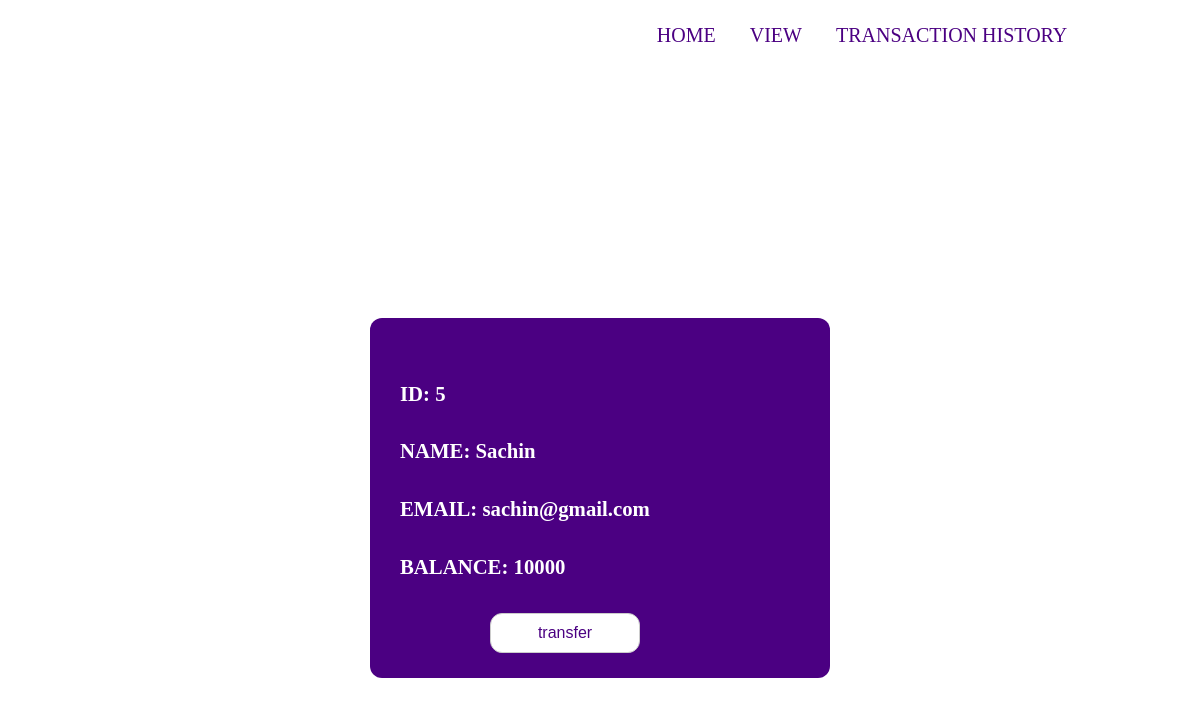
The page /viewdetailnew.php?id=5 on the database its author committed.
### tables this page shows
CREATE TABLE `views` (
  `id` int(11) NOT NULL,
  `name` char(25) DEFAULT NULL,
  `email` varchar(25) DEFAULT NULL,
  `balance` int(11) DEFAULT NULL
);

### viewdetailnew.php (the view, shortened to what this page needs)
<html>
<head>
</head>
<body>
<?php
	include 'conn.php';
?>
	<div class="container1">
		<div class="navbar">
			<nav>
				<ul id="menulist">
					<li><a href="index.php">HOME</a></li>
					<li><a href="viewnew.php">VIEW</a></li>
					<li><a href="">TRANSACTION HISTORY</a></li>
				</ul>
			</nav>
		</div>
	</div>
<?php
		$id = $_GET['id'];
		$query = "SELECT * FROM views where id='$id' ";
		$query_run = mysqli_query($conn,$query);
		if(mysqli_num_rows($query_run)>0){
			foreach($query_run as $row){
  echo '<div class="m1" >';
					echo '<h5> ID: '.$row['id'].' </h5>
					<h5> NAME: '.$row['name'].' </h5>
					<h5> EMAIL: '.$row['email'].' </h5>
					<h5> BALANCE: '.$row['balance'].' </h5>
				';
			}
		}
		else{
			echo "<h5>no record found</h5";
		}
?>
<td ><button  class="viewbtns"><a style='color:indigo; text-decoration: none;' href="transfer.php?name=<?php echo $row['name']; ?>"> transfer </a>  </button></td>
</body>
</html>

### viewdetailnew.php (style rules this page uses)
.navbar { width: 100%; display: flex; align-items: center; }
nav { flex: 1; text-align: right; }
nav ul li { list-style: none; display: inline-block; margin-right: 30px; }
nav ul li a { text-decoration: none; color: indigo; font-size: 20px; }
.container1 { width: 100%; min-height: 7.5vh; padding-left: 8%; padding-right: 8%; box-sizing: border-box; }
.m1 { background-color: indigo; width: 400px; margin-left: auto; margin-right:auto; margin-top: 250px; padding: 30px; font-size: 25px; height: 300px; color: white; border-radius: 12px; }
.viewbtns { margin-left: 90px; background-color:white; border :1.5px solid #ccc; font-size: 16px; width: 150; height: 40; border-radius: 12px; text-align: center; cursor: pointer; }

### rows shown on the page
views: id "5", name "Sachin", email "sachin@gmail.com", balance "10000"
